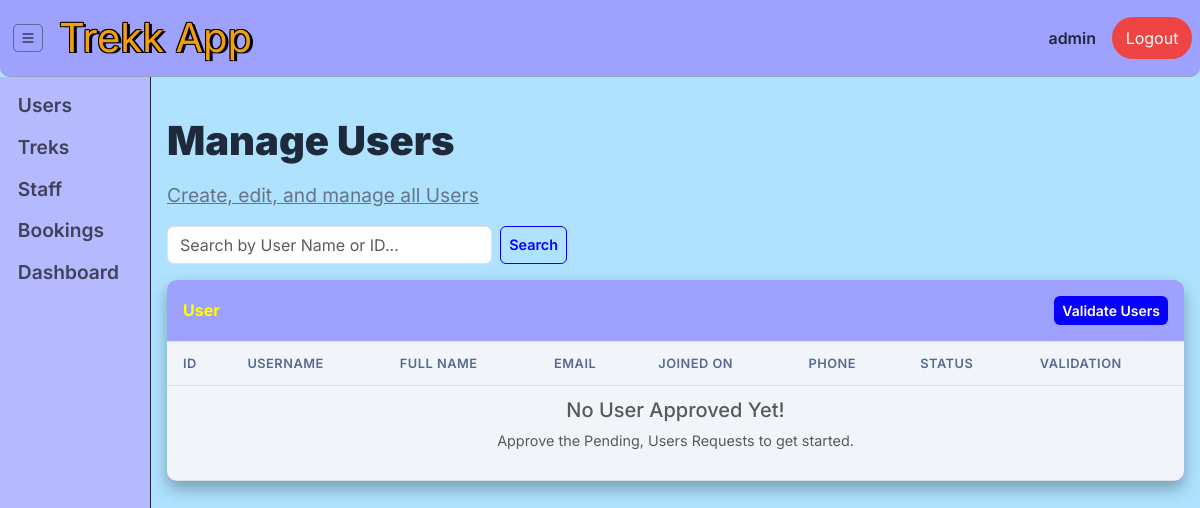
/admin/user (signed in), run on an earlier commit of the app's database.
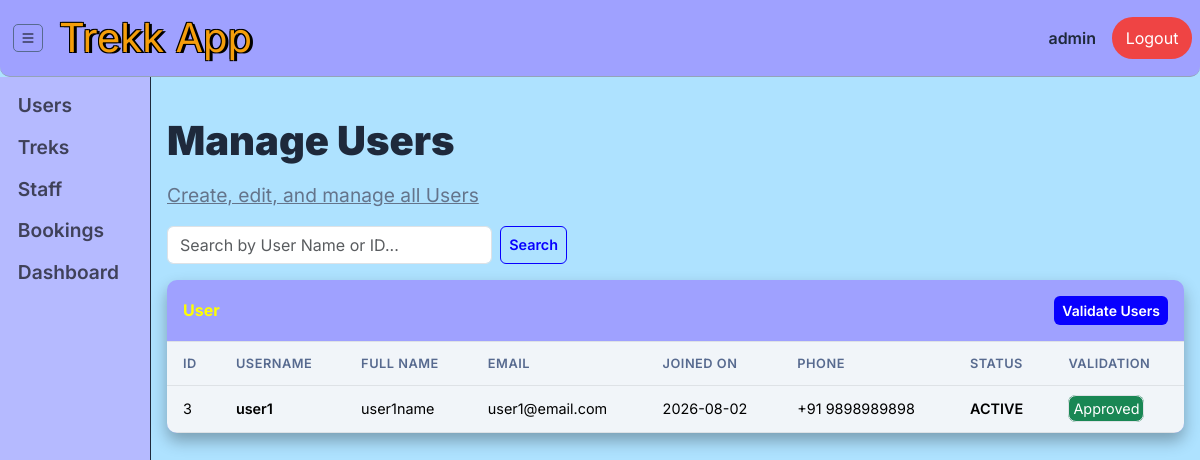
And on a later commit of the database.
### models.py (models this page shows, shortened)
class USER(UserMixin, db.Model): # user table(entity)
    __tablename__ = 'user'
    user_id = db.Column(db.Integer, primary_key=True, autoincrement=True) #user_id (primary key)
    username = db.Column(db.String(150), unique=True,nullable=False)
    email = db.Column(db.String(250),unique=True,nullable=False)
    fullname = db.Column(db.String(150),nullable=False)
    password = db.Column(db.String(250),nullable=False)
    phone_number = db.Column(db.String(20),nullable=True)
    role = db.Column(db.String(50),nullable=False, default="user") # user ,staff, admin
    status = db.Column(db.String(50),nullable=False, default="pending") # approved or rejected or blacklisted
    curr_status = db.Column(db.String(50),nullable=False, default="inactive")# active or inactive
    is_validated = db.Column(db.Boolean, default=False) # for admin to verify the user!
    qualification = db.Column(db.String(300),nullable=True) #null for users & bit mandate for staff
    date_of_create = db.Column(db.DateTime, default=datetime.utcnow)
    trek_bookings = db.relationship("BOOKING", backref="user", lazy=True)
    assigned_trek_staff = db.relationship("TREKK", backref="staff", lazy=True,  )

### routes/admin_route.py (the view)
@admin_bp.route("/user")
@role_validator("admin")
def find_users():
    s = request.args.get("s", "").strip()
    query = USER.query.filter_by(role="user",status="approved")
    if s:
        search_filters = db.or_(
                    USER.name.ilike(f"%{s}%"),
                    USER.user_id == int(s) if s.isdigit() else db.false(),
                    )
        query = query.filter(db.or_(search_filters))
    user = query.order_by(USER.date_of_create.desc()).all()
    return render_template("admin/users.html", user=user, s=s)

### routes/admin_route.py (called while the page is built)
def login_validator(func):
    @wraps(func)
    def decorated(*a, **kw):
        if 'user_id' not in session:
            flash("Please Log in to your Account First!", "warning")
            return redirect(url_for('auth.main'))
        return func(*a, **kw)
    return decorated

def role_validator(*roles):
    def wrapper(func):
        @wraps(func)
        @login_validator
        def decorated(*a, **kw):
            if session.get('role') not in roles:
                flash("Invalid User! Access Forbiden.", "danger")
                return redirect(url_for('auth.main'))
            return func(*a, **kw)
        return decorated
    return wrapper

### templates/admin/users.html (shortened to what this page needs)
{% extends "base.html" %}
{% block content %}
<div class="page-heading d-flex justify-content-between align-items-center">
  <div>
    <h2>Manage Users</h2>
    <u>Create, edit, and manage all Users </u>
  </div>
</div>
<form method="GET" action="{{ url_for('admin.find_users') }}" class="d-flex mb-3" style="max-width: 400px;">
  <input type="text" username="s" user_id="s" value="{{ s }}" class="form-control me-2" placeholder="Search by User Name or ID...">
  <button class="btn btn-outline-custom" type="submit">Search</button>
</form>
<div class="table-panel">
  <div class="p-3 border-bottom d-flex justify-content-between align-items-center">
      <h6 class="mb-0 fw-bold">User</h6>
      <a href="{{ url_for('admin.validate_users' ) }}" class="btn btn-sm btn-accent ">Validate Users</a>
  </div>
  <div>
    <table class="table">
      <thead>
        <tr><th>ID</th><th>Username</th><th>Full Name</th><th>Email</th><th>Joined On</th><th>Phone</th><th>status</th><th>validation</th></tr>
      </thead>
      <tbody>
      {% for st in user %}
      <tr>
        <td>{{ st.user_id }}</td>
        <td class="fw-semibold">{{ st.username }}</td>
        <td>{{ st.fullname }}</td>
        <td>{{ st.email }}</td>
        <td>{{ st.date_of_create.strftime('%Y-%m-%d') if st.date_of_create else '-' }}</td>
        <td>+91 {{ st.phone_number }}</td>
        <td class="fw-semibold">{{ st.curr_status| upper }}</td>
          <td>
            {% if st.status == 'blacklisted' %}
                <span class="status-badge p-1 bg-danger text-white border rounded-3">Blacklisted</span>
            {% elif st.status == 'approved' %}
                <span class="status-badge p-1 bg-success text-white border rounded-3">Approved</span>
            {% else %}
                <span class="status-badge p-1  bg-warning text-dark border rounded-3">Pending</span>
            {% endif %}
        </td>
      </tr>
      {% else %}
      <tr><td colspan="8" class="text-muted text-center"><h5>No User Approved Yet!</h5><p>Approve the Pending, Users Requests to get started.</p></td></tr>
      {% endfor %}
      </tbody>
    </table>
  </div>
</div>
{% endblock %}

### templates/base.html (shortened to what this page needs)
<!DOCTYPE html>
<html lang="en">
<head>
  <link href="https://cdn.jsdelivr.net/npm/bootstrap@5.3.3/dist/css/bootstrap.min.css" rel="stylesheet">
  <link rel="stylesheet" href="https://cdn.jsdelivr.net/npm/bootstrap-icons@1.11.3/font/bootstrap-icons.min.css">
  <link href="/static/css/style.css" rel="stylesheet">
</head>
<body>
    {% if session.get('user_id') %}
    <nav class="top-navbar px-2 py-2">
            <div class="nav-box">
                    <button class="sidebar-toggle" data-bs-target="#custom-sidebar" data-bs-toggle="collapse">
                        <i class="bi bi-list"></i>
                    </button>
                    <a href="{{ url_for('admin.admin_dashboard') }}" class="app-title">Trekk App</a>
            </div>
            <div class="navbar-nav d-flex flex-row align-items-center gap-3">
                <span class="nav-link fw-semibold text-nowrap text-truncate" style="max-width: 200px;">{{ session.get('username','') }}</span>
                <a class="nav-link logout-btn" href="{{ url_for('auth.logout') }}">Logout</a>
            </div>
    </nav>
    <div class="fullbody d-flex flex-column min-vh-100">
        <div class="d-flex flex-grow-1">
            <div class="custom-sidebar collapse collapse-horizontal show" id="custom-sidebar">
            <div class="list-group list-group-flush my-2" style="width: 150px;">
                <ul class="nav flex-column">
                    {% if session.get("role") == 'admin' %}
                    <li class="nav-item "><a class="nav-link text-dark" href="{{ url_for('admin.find_users' ) }}"> Users</a></li>
                    <li class="nav-item "><a class="nav-link text-dark" href="{{ url_for('admin.find_treks') }}"> Treks</a></li>
                    <li class="nav-item "><a class="nav-link text-dark" href="{{ url_for('admin.find_staff' ) }}"> Staff</a></li>
                    <li class="nav-item "><a class="nav-link text-dark" href=""> Bookings</a></li>
                    <li class="nav-item "><a class="nav-link text-dark" href="{{ url_for('admin.admin_dashboard') }}"> Dashboard</a></li>
                    {% elif session.get("role") == 'staff' %}
                    <li class="nav-item mb-1"><a class="nav-link text-dark" href="">Dashboard</a></li>
                    {% endif %}
                </ul>
            </div>
            </div>
            <div class="main-content flex-grow-1 px-3 py-3">
                {% block content %}{% endblock %}
            </div>
        </div>
    </div>
    {% endif %}
</body>
</html>

### static/css/style.css (style rules this page uses)
:root { --primary: #B5BAFF; --primary-dark: #9FA1FF; --primary-light: #AEE2FF; --btn-primary:#0800ff; --danger-light: #fca5a5; --accent: #D9F9DF; --accent-pale:#d35400; --dark: #576A8F; --gray-50: #f8fafc; --gray-100: #f1f5f9; --gray-200: #e2e8f0; --gray-400: #94a3b8; --gray-600: #64748b; --gray-800: #1e293b; --danger: #ef4444; --success: #22c55e; --warning: #f59e0b; --radius: 10px; --shadow: 0 1px 3px rgba(0,0,0,.08); --text-shadow: -1px -1px 0 #000, 1px -1px 0 #000, -1px 1px 0 #000, 3px 1px 0 #000; }
* { box-sizing: border-box; }
body { font-family: 'Inter', sans-serif; background: var(--primary-light); color: var(--gray-800); padding: 0; margin: 0; min-height: 100vh; }
.fullbody .custom-sidebar { background: var(--primary);font-weight: 700;font-size: 1.8rem;border-right: 1px solid var(--gray-800); }
.fullbody .nav-link { color: rgba(0, 0, 0, 0.65) !important;font-weight: 600;font-size: 1.2rem;padding: .4rem .8rem !important; border-radius: var(--radius);width: 140px;margin-left: 5px; }
.top-navbar { display: flex;justify-content: space-between; align-items: center;border-bottom: 1px solid var(--gray-400);background-color: var(--primary-dark);border-bottom-left-radius:var(--radius); border-bottom-right-radius:var(--radius); }
.top-navbar .nav-box { display: flex;align-items: center; }
.top-navbar .navbar-nav { display: flex;flex-direction: row; justify-content: space-between; align-items: center; gap: 25px; }
.top-navbar .app-title { text-align: center;font-size: 2.5rem;color: var(--warning);text-shadow: var(--text-shadow);margin-left: 1rem;text-decoration: none; }
.top-navbar .sidebar-toggle { border-radius: 5px;margin-left: 5px;border: 1px solid var(--dark); background: transparent; }
.navbar-nav .logout-btn { background-color: var(--danger);color:#fff!important;border: 1px solid rgba(239,68,68,.25);text-align: center;font-size: 1rem;width: 80px;border-radius: 1.3rem; }
.page-heading { padding: 1.5rem 0 1rem; }
.page-heading h2 { font-weight: 900; color: var(--gray-800); margin-bottom: 1rem; font-size: 2.5rem; }
.page-heading u { color: var(--gray-600); font-size: 1.2rem; margin-bottom: 0; }
.table-panel { background: var(--primary-dark); border: transparent; width: 100%;border-radius: var(--radius);overflow: hidden;box-shadow: 0px 8px 16px 0px rgba(0,0,0,0.3); }
.table-panel h6 { color: yellow; }
.table-panel .table { margin-bottom: 0; }
.table-panel .table thead th { background: var(--gray-100);font-weight: 600;font-size: .8rem;text-transform: uppercase;letter-spacing: .5px;color: var(--dark);padding: .75rem 1rem; }
.table-panel .table td { padding: .75rem 1rem; vertical-align: middle; font-size: .9rem; background: var(--gray-100); }
.btn-accent { background: var(--btn-primary); color: #fff; border: none; border-radius: 6px; padding: .25rem .5rem; font-weight: 600; }
.btn-outline-custom { border: 1px solid var(--btn-primary); color: var(--btn-primary); border-radius: 6px; padding: .25rem .5rem; font-weight: 600; background: transparent; font-size: .9rem; }

What changed in the data, as far as the page shows it:
added USER: user_id "3", username "user1", fullname "user1name", email "user1@email.com", date_of_create "2026-08-02", phone_number "9898989898", curr_status "ACTIVE", status "Approved"
Also different on the page:
text no longer shown: "No User Approved Yet! Approve the Pending, Users Requests to get started."
